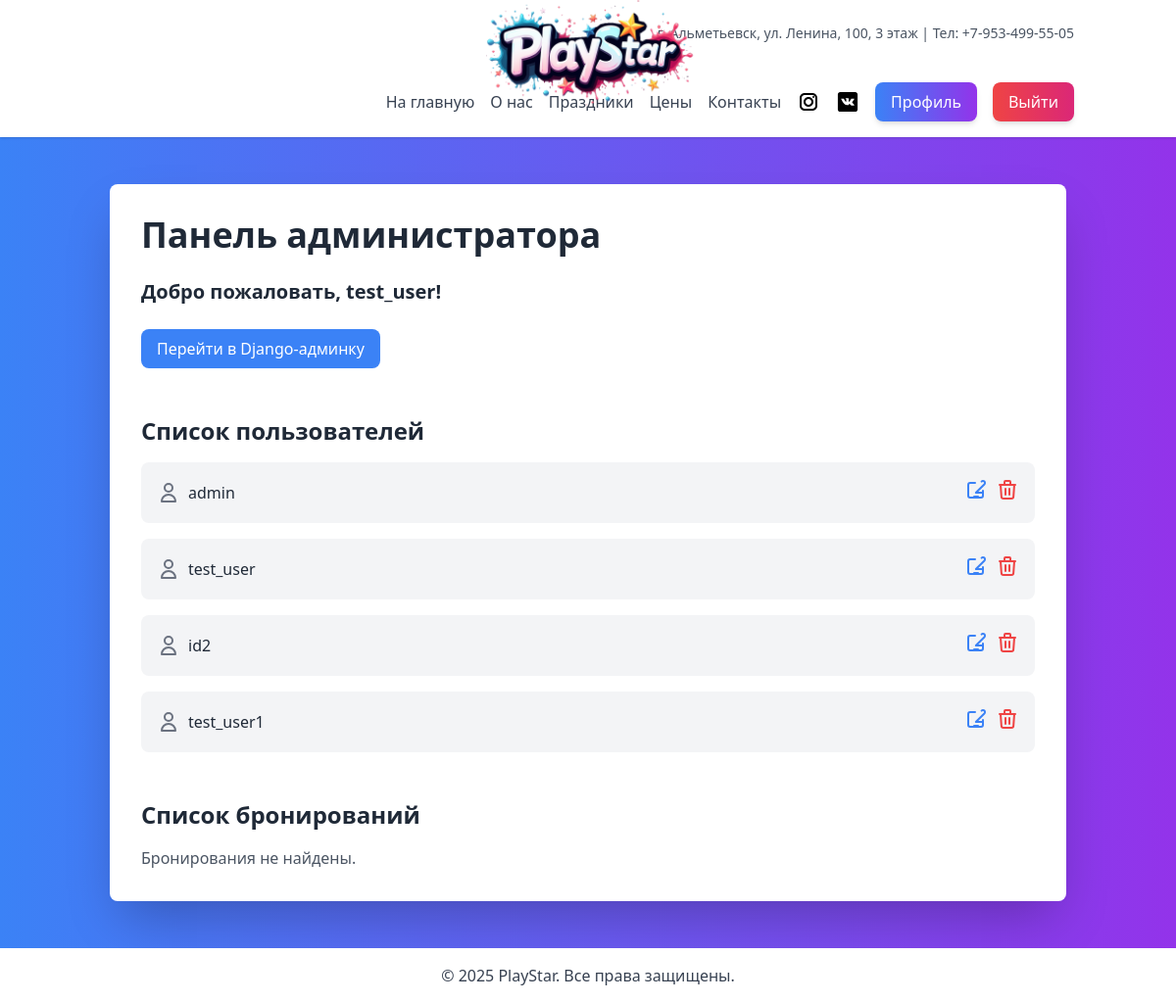
The page /staff/admin-dashboard/ (signed in) on the database as committed earlier.
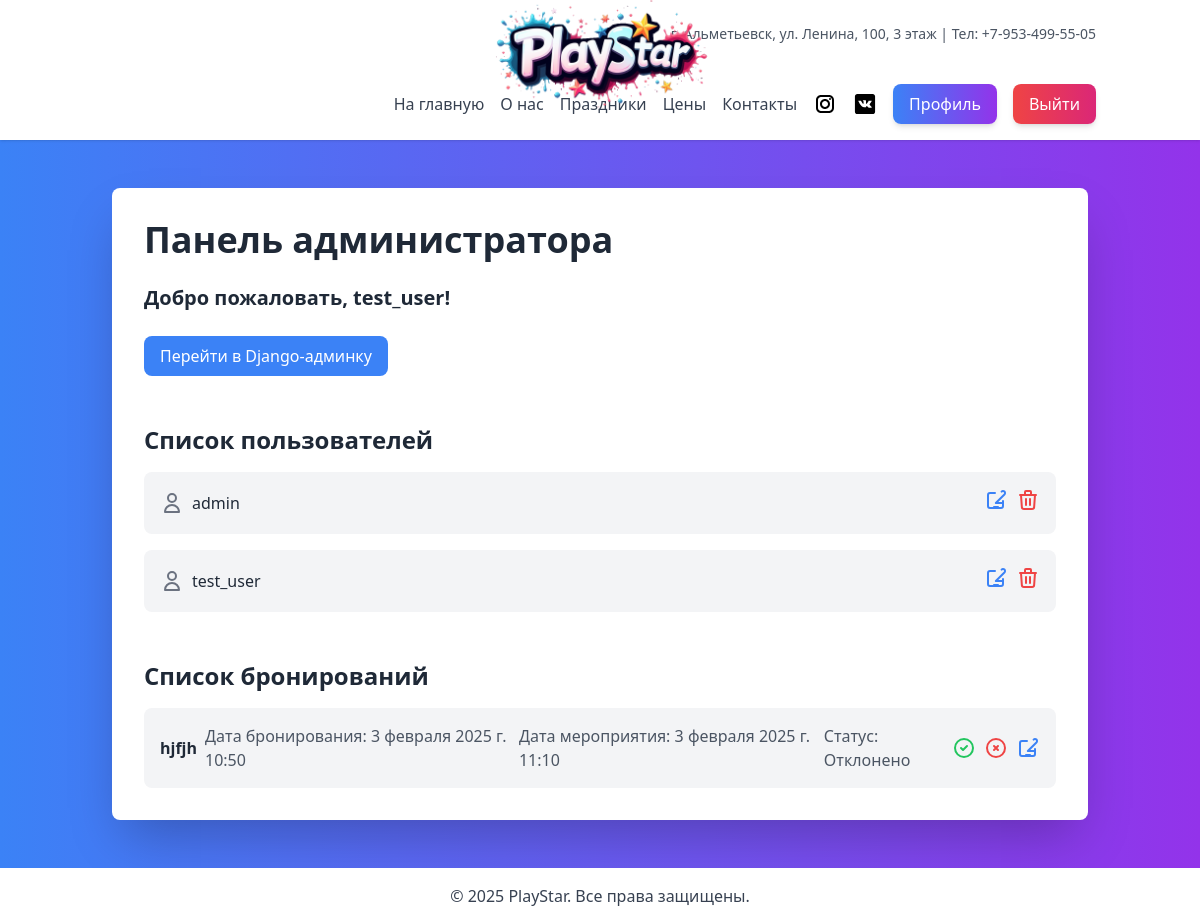
The same page on the database as committed later.
### main/models.py (models this page shows, shortened)
class CustomUser(AbstractUser):
    ROLE_CHOICES = [
        ('CLIENT', 'Клиент'),
        ('STAFF', 'Сотрудник'),
        ('MANAGER', 'Менеджер'),
        ('ADMIN', 'Администратор'),
    ]
    phone_number = models.CharField(max_length=15, unique=True, verbose_name="Номер телефона")
    role = models.CharField(
        max_length=10,
        choices=ROLE_CHOICES,
        default='CLIENT',  # По умолчанию роль "Клиент"
        verbose_name='Роль'
    )

### bookings/models.py (models this page shows, shortened)
class Booking(models.Model):
    user = models.ForeignKey(settings.AUTH_USER_MODEL, on_delete=models.CASCADE, related_name='bookings')
    event_name = models.CharField(max_length=255, verbose_name='Название мероприятия')
    booking_date = models.DateTimeField(auto_now_add=True, verbose_name='Дата бронирования')
    event_date = models.DateTimeField(verbose_name='Дата мероприятия')
    status = models.CharField(max_length=50, blank=True, null=True, default='Активно', verbose_name='Статус')
    children_count = models.PositiveIntegerField(default=1, blank=True, null=True, verbose_name='Количество детей')  # Новое поле
    comment = models.TextField(max_length=255, blank=True, null=True, verbose_name='Комментарий')  # Новое поле
    class Meta:
        verbose_name = 'Бронирование'
        verbose_name_plural = 'Бронирования'

### staff/views.py (the view)
# urls.py: path('admin-dashboard/', views.admin_dashboard, name='admin_dashboard'),
@login_required
@user_passes_test(role_required('Admin'))
def admin_dashboard(request):
    users = CustomUser.objects.all()  # Используем кастомную модель пользователя
    paginator = Paginator(users, 5)  # Показывать по 5 пользователей на странице
    page_number = request.GET.get('page', 1)
    page_obj = paginator.get_page(page_number)
    bookings = Booking.objects.all()
    return render(request, 'staff/admin_dashboard.html', {'users': page_obj, 'bookings': bookings})

### staff/templates/staff/admin_dashboard.html (shortened to what this page needs)
{% extends 'base.html' %}
{% block content %}
<div class="flex space-x-8 max-w-6xl mx-auto">
    <div class="w-full bg-white p-8 rounded-lg shadow-2xl">
        <h2 class="text-4xl font-bold text-gray-800 mb-6">Панель администратора</h2>
        <p class="text-xl font-semibold text-gray-800 mb-6">Добро пожаловать, {{ user.username }}!</p>
        <a href="{% url 'admin:index' %}" class="inline-block bg-blue-500 text-white py-2 px-4 rounded-lg hover:bg-blue-600 transition duration-300 mb-6">
            Перейти в Django-админку
        </a>
        <div class="mt-6">
            <h3 class="text-2xl font-bold text-gray-800 mb-4">Список пользователей</h3>
            {% if users.object_list %}
                <ul class="space-y-4">
                    {% for user in users %}
                        <li class="bg-gray-100 p-4 rounded-lg flex items-center justify-between">
                            <div class="flex items-center space-x-2">
                                <svg class="w-6 h-6 text-gray-500" fill="none" stroke="currentColor" viewBox="0 0 24 24">
                                    <path stroke-linecap="round" stroke-linejoin="round" stroke-width="2" d="M16 7a4 4 0 11-8 0 4 4 0 018 0zM12 14a7 7 0 00-7 7h14a7 7 0 00-7-7z"></path>
                                </svg>
                                <p class="text-gray-800">{{ user.username }}</p>
                            </div>
                            <div class="flex space-x-2">
                                <a href="{% url 'edit_user' user.id %}" class="text-blue-500 hover:text-blue-700">
                                    <svg xmlns="http://www.w3.org/2000/svg" class="h-6 w-6" fill="none" viewBox="0 0 24 24" stroke="currentColor">
                                        <path stroke-linecap="round" stroke-linejoin="round" stroke-width="2" d="M11 5H6a2 2 0 00-2 2v11a2 2 0 002 2h11a2 2 0 002-2v-5m-1.414-9.414a2 2 0 112.828 2.828L11.828 15H19m-9 4h4" />
                                    </svg>
                                </a>
                                <form action="{% url 'delete_user' user.id %}" method="post" class="inline">
                                    <button type="submit" class="text-red-500 hover:text-red-700">
                                        <svg xmlns="http://www.w3.org/2000/svg" class="h-6 w-6" fill="none" viewBox="0 0 24 24" stroke="currentColor">
                                            <path stroke-linecap="round" stroke-linejoin="round" stroke-width="2" d="M19 7l-.867 12.142A2 2 0 0116.138 21H7.862a2 2 0 01-1.995-1.858L5 7m5 4v6m4-6v6m1-10V4a1 1 0 00-1-1h-4a1 1 0 00-1 1v3M4 7h16" />
                                        </svg>
                                    </button>
                                </form>
                            </div>
                        </li>
                    {% endfor %}
                </ul>
            {% else %}
                <p class="text-gray-600">Пользователи не найдены.</p>
            {% endif %}
        </div>
        <div class="mt-6">
            <h3 class="text-2xl font-bold text-gray-800 mb-4">Список бронирований</h3>
            {% if bookings %}
                <ul class="space-y-4">
                    {% for booking in bookings %}
                        <li class="bg-gray-100 p-4 rounded-lg flex items-center justify-between">
                            <div class="flex items-center space-x-2">
                                <p class="text-gray-800"><strong>{{ booking.event_name }}</strong></p>
                                <p class="text-gray-600">Дата бронирования: {{ booking.booking_date }}</p>
                                <p class="text-gray-600">Дата мероприятия: {{ booking.event_date }}</p>
                                <p class="text-gray-600">Статус: {{ booking.status }}</p>
                            </div>
                            <div class="flex space-x-2">
                                <a href="{% url 'manage_booking' booking.id 'approve' %}" class="text-green-500 hover:text-green-700">
                                    <svg xmlns="http://www.w3.org/2000/svg" class="h-6 w-6" fill="none" viewBox="0 0 24 24" stroke="currentColor">
                                        <path stroke-linecap="round" stroke-linejoin="round" stroke-width="2" d="M9 12l2 2 4-4m6 2a9 9 0 11-18 0 9 9 0 0118 0z" />
                                    </svg>
                                </a>
                                <a href="{% url 'manage_booking' booking.id 'reject' %}" class="text-red-500 hover:text-red-700">
                                    <svg xmlns="http://www.w3.org/2000/svg" class="h-6 w-6" fill="none" viewBox="0 0 24 24" stroke="currentColor">
                                        <path stroke-linecap="round" stroke-linejoin="round" stroke-width="2" d="M10 14l2-2m0 0l2-2m-2 2l-2-2m2 2l2 2m7-2a9 9 0 11-18 0 9 9 0 0118 0z" />
                                    </svg>
                                </a>
                                <a href="{% url 'edit_booking' booking.id %}" class="text-blue-500 hover:text-blue-700">
                                    <svg xmlns="http://www.w3.org/2000/svg" class="h-6 w-6" fill="none" viewBox="0 0 24 24" stroke="currentColor">
                                        <path stroke-linecap="round" stroke-linejoin="round" stroke-width="2" d="M11 5H6a2 2 0 00-2 2v11a2 2 0 002 2h11a2 2 0 002-2v-5m-1.414-9.414a2 2 0 112.828 2.828L11.828 15H19m-9 4h4" />
                                    </svg>
                                </a>
                            </div>
                        </li>
                    {% endfor %}
                </ul>
            {% else %}
                <p class="text-gray-600">Бронирования не найдены.</p>
            {% endif %}
        </div>
    </div>
</div>
{% endblock %}

### templates/base.html (shortened to what this page needs)
{% load static %}
<!DOCTYPE html>
<html lang="ru">
<head>
    <script src="https://cdn.tailwindcss.com"></script>
</head>
<body class="bg-gradient-to-r from-blue-500 to-purple-600 min-h-screen flex flex-col">
    <header class="bg-white shadow">
        <div class="relative py-4 md:py-6">
            <div class="container mx-auto flex justify-between items-center px-4">
                <div class="hidden md:flex justify-end w-full text-sm text-gray-600">
                    <p>
                        г. Альметьевск, ул. Ленина, 100, 3 этаж | Тел: +7-953-499-55-05
                    </p>
                </div>
            </div>
            <div class="absolute left-0 md:left-1/2 transform md:-translate-x-1/2 top-0 ml-4 md:ml-0">
                <img src="{% static 'main/img/logo.png' %}" alt="logo" class="h-16 w-auto object-contain md:h-28">
            </div>
        </div>
        <div class="container mx-auto flex justify-between items-center px-4 py-2 md:py-4">
            <nav class="hidden md:flex items-center space-x-4 ml-auto">
                <a href="{% url 'index' %}" class="text-gray-700 hover:text-blue-600">На главную</a>
                <a href="#about" class="text-gray-700 hover:text-blue-600">О нас</a>
                <a href="#events" class="text-gray-700 hover:text-blue-600">Праздники</a>
                <a href="#prices" class="text-gray-700 hover:text-blue-600">Цены</a>
                <a href="#contact" class="text-gray-700 hover:text-blue-600">Контакты</a>
            </nav>
            <div class="flex items-center space-x-4 ml-4">
                <div class="hidden md:flex space-x-4">
                    <a href="https://instagram.com/playstaralmet" target="_blank">
                        <img src="{% static 'main/img/svg/inst_icon_nav.svg' %}" alt="Instagram" class="h-6 w-6">
                    </a>
                    <a href="https://vk.com/almet_playstar" target="_blank">
                        <img src="{% static 'main/img/svg/vk_icon_nav.svg' %}" alt="ВКонтакте" class="h-6 w-6">
                    </a>
                </div>
                {% if user.is_authenticated %}
                    <a href="{% url 'profile' %}" class="bg-gradient-to-r from-blue-500 to-purple-600 text-white py-2 px-4 rounded-lg shadow-md hover:from-blue-600 hover:to-purple-700 transition duration-300">
                        Профиль
                    </a>
                    <form action="{% url 'logout' %}" method="post" class="inline">
                        <button type="submit" class="bg-gradient-to-r from-red-500 to-pink-600 text-white py-2 px-4 rounded-lg shadow-md hover:from-red-600 hover:to-pink-700 transition duration-300">
                            Выйти
                        </button>
                    </form>
                {% endif %}
            </div>
        </div>
    </header>
    <main class="container mx-auto px-6 py-12 flex-grow">
        {% block content %}{% endblock %}
    </main>
    <footer class="bg-white shadow-lg mt-auto">
        <div class="container mx-auto px-6 py-4 text-center">
            <p class="text-gray-700">© 2025 PlayStar. Все права защищены.</p>
        </div>
    </footer>
</body>
</html>

Rows that differ between the two databases and show on the page:
removed CustomUser: username "id2"
removed CustomUser: username "test_user1"
added Booking: event_name "hjfjh", booking_date "3 февраля 2025 г. 10:50", event_date "3 февраля 2025 г. 11:10", status "Отклонено"
Other text that changed with them:
text no longer shown: "Бронирования не найдены."
